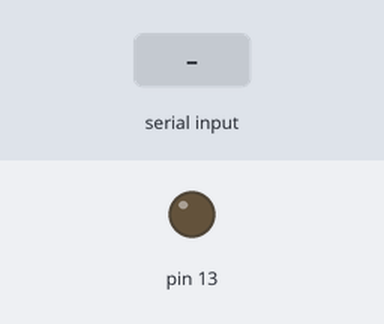
Bench run of a sketch on a simulated Arduino Uno, built with avr-gcc and run on an emulated ATmega328P. On the bench: output pins drawn as LEDs (lit = HIGH). Dashed ring = blinking. The test bench sets the inputs (shaded band). What the sketch prints to the serial monitor is not drawn.

Above: at 1.2 s.
1.3 s: "BLINK\n" received over Serial
At 2.1 s:
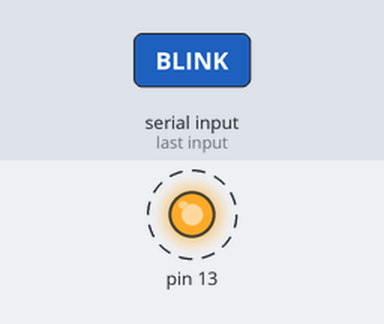
Timing chart, 0 to 11.8 s (numbered marks = the images above; inputs shaded):
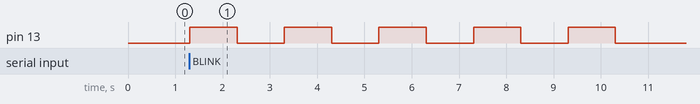

The sketch:

serial_command_interface.ino
```cpp
String command;
int blinkCount = 0;

void setup()
{
  pinMode(13, OUTPUT);
  Serial.begin(9600);

  Serial.println("Enter Command:");
}

void loop()
{
  if (Serial.available())
  {
    command = Serial.readStringUntil('\n');
    command.trim();

    if (command == "LED_ON")
    {
      digitalWrite(13, HIGH);
      Serial.println("LED ON");
    }

    else if (command == "LED_OFF")
    {
      digitalWrite(13, LOW);
      Serial.println("LED OFF");
    }

    else if (command == "BLINK")
    {
      for (int i = 0; i < 5; i++)
      {
        digitalWrite(13, HIGH);
        delay(1000);
        digitalWrite(13, LOW);
        delay(1000);
      }

      blinkCount++;
      Serial.println("Blink Completed");
    }

    else if (command == "STATUS")
    {
      Serial.print("LED Status: ");

      if (digitalRead(13))
        Serial.println("ON");
      else
        Serial.println("OFF");

      Serial.print("Blink Count: ");
      Serial.println(blinkCount);
    }

    else if (command == "RESET")
    {
      blinkCount = 0;
      Serial.println("Blink Counter Reset");
    }

    else
    {
      Serial.println("ERROR: Unknown command");
    }
  }
}
```

Measured:
- after the input at 1.3 s, pin 13: alternates HIGH for 1.0 s and LOW for 1.0 s, starting at once
